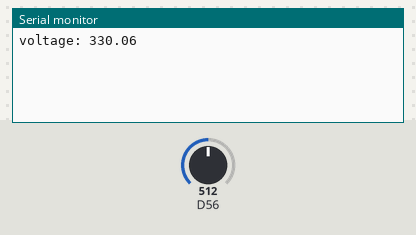
Bench run of a sketch on a simulated Arduino Zero (SAMD21). Shown: the last lines printed to the serial monitor. The test bench sets the inputs (shaded band); at power-on: D56 = 512 (analog values on the 0–1023 scale).

Above: at 1.2 s.
1.3 s: D56 set to 716
At 2.6 s:
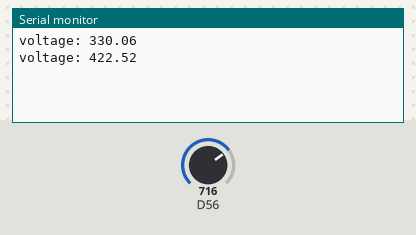
2.8 s: D56 set to 900
At 3.8 s:
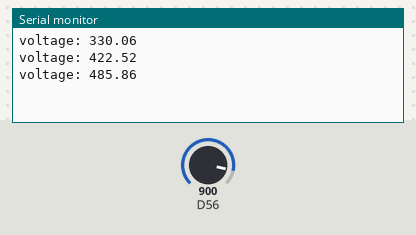
Timing chart, 0 to 5.8 s (numbered marks = the images above; inputs shaded):
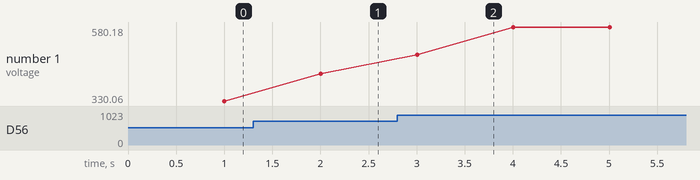

Measured:
- after the input at 1.3 s, the serial monitor: prints a new line after 0.70 s (image 1)
- after the input at 2.8 s, the serial monitor: prints a new line after 0.20 s (image 2)
- plotted number 1: 330.06 → 422.52 after the input at 1.3 s, 422.52 → 580.18 after the input at 2.8 s

The sketch:

Solar_test.ino
```cpp
float temp = 0;
float count = 0;
int timer = 0;

float Getsolar();

void setup() {
  // put your setup code here, to run once:
    pinMode( 56 , INPUT);
    Serial.begin(115200);
    analogReadResolution(13);
    timer = millis();
}

void loop() {
  // put your main code here, to run repeatedly:
    temp += Getsolar();
    if (millis() - timer > 1000) {
      temp = temp/count;
      timer = millis();
      count = 0;
      Serial.print("voltage: ");
      Serial.println(temp);
      temp = 0;
    }
}


float Getsolar(){
    float t;
    t = (float)analogRead(56);
    t = t*100.00;
    t = t/1241.00;
    count++;
    return t;

}
```
